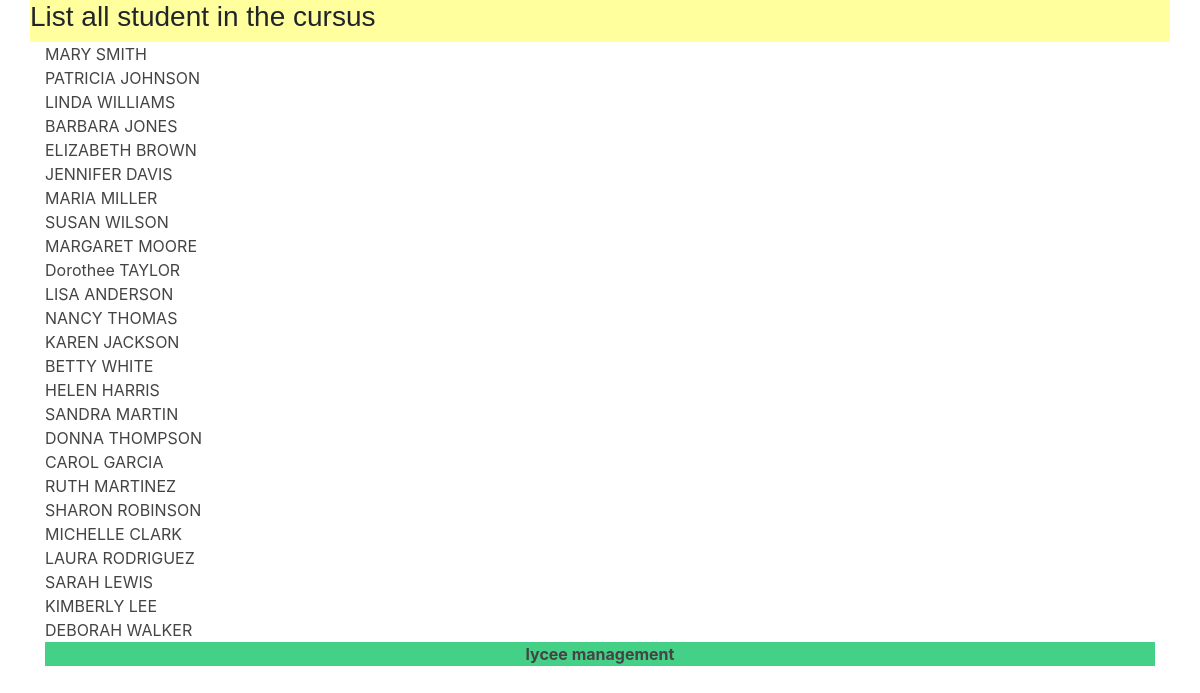
Page /lycee/14 on the earlier database version.
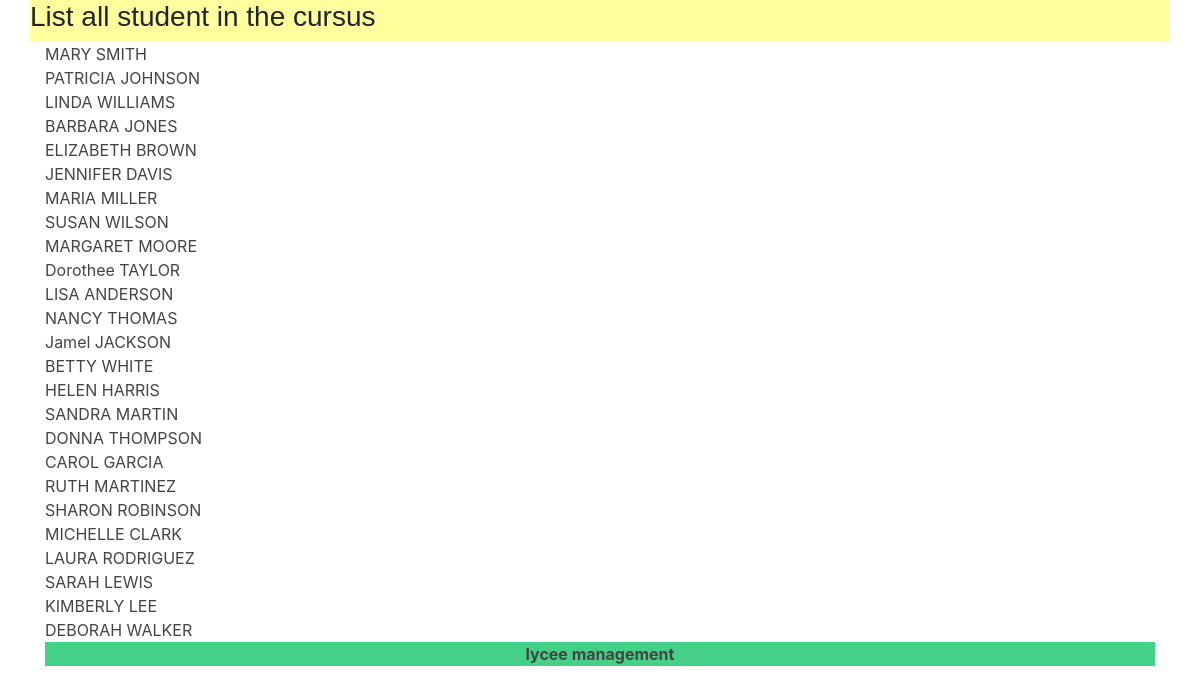
Same page on the later database version.
### lycee/models.py (models this page shows, shortened)
class Student(models.Model):
 first_name = models.CharField(
    verbose_name="Prenom :",
    max_length=50,
    blank=False,
    null=False
  )
 birth_date = models.DateField(
    verbose_name="Date of birth :",
    blank=False,
    null=False,
    default=''
  )
 last_name = models.CharField(
    verbose_name="Last Name :",
    max_length=50,
    blank=False,
    null=False,
    default='???',
    help_text='nom de famille de l etudiant'
  )
 phone_number = models.CharField(
    verbose_name="Phone number :",
    max_length=10,
    blank=True,
    null=False,
    default='0123456789',
    help_text='numero de telephone'
  )
 email = models.CharField(
   verbose_name="Email :",
    max_length=255,
    blank=False,
    null=False,
    default='???@???.com',
    help_text='Courriel'
  )
 comments = models.CharField(
    verbose_name="Comments :",
    max_length=255,
    blank=True,
    null=False,
    default='',
    help_text='Commentaires :'
  )
 cursus = models.ForeignKey(
    Cursus,
    on_delete=models.CASCADE,
    null=True
  )

### lycee/views.py (the view)
# urls.py: path('lycee/<int:cursus_id>',views.detail, name='detail'),
def detail(request, cursus_id):
  result_list = Student.objects.filter(cursus=cursus_id)
  context = {'liste' : result_list}
  return render( request , 'lycee/cursus/student_list.html', context)

### lycee/templates/lycee/cursus/student_list.html (shortened to what this page needs)
{% extends 'master.html' %}
{% load static %}
{% if liste %}
  {% block title %}
    List all student in the cursus
  {% endblock%}
  {% block content %}
    <div class="container">
      {% for student in liste %}
        <div class='row'>
          <div class='col-sm-2'>
            <a href='student/{{student.id}}'>{{student.first_name}} {{student.last_name}}</a>
          </div>
        </div>
      {% endfor %}
  {% endblock %}
{% else %}
  <p>No student to show</p>
{% endif %}

Differences in the rows shown:
changed Student "JACKSON": first_name "KAREN" → "Jamel"
